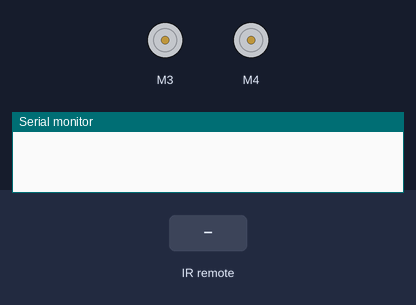
Recording of a sketch running on a simulated Arduino Uno, built with avr-gcc and run on an emulated ATmega328P. On the bench: 2 × DC motor (green arrow = forward, orange = backward, longer = faster), the last lines printed to the serial monitor. Inputs (shaded band) come from the test bench.

Above: at 1.2 s.
1.3 s: infrared code 0x4FF50AF received
At 2.6 s:
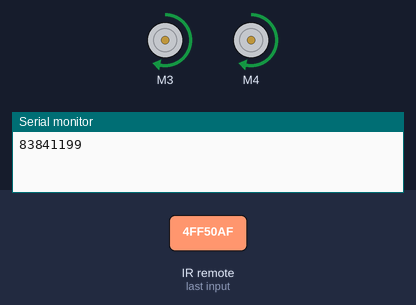
2.9 s: infrared code 0x4FFD02F received
At 4.2 s:
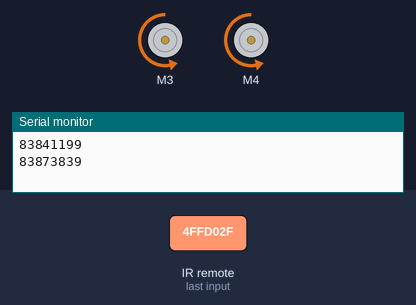
4.5 s: infrared code 0x4FFB04F received
At 5.5 s:
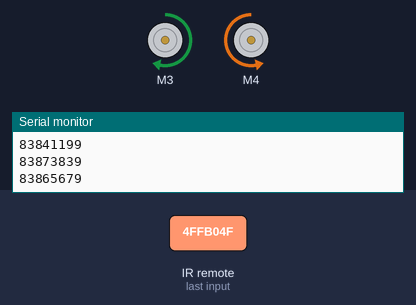
6.1 s: infrared code 0x4FF30CF received
At 6.9 s:
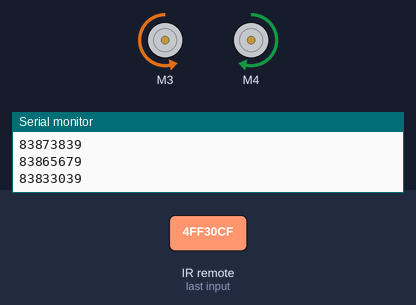
7.7 s: infrared code 0x4FF9867 received
At 8.2 s:
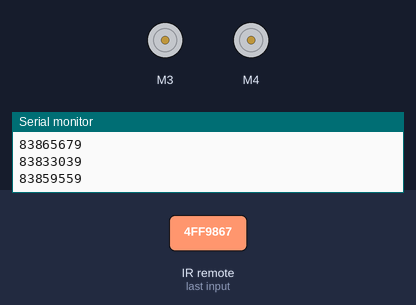
Timing chart, 0 to 10.3 s (numbered marks = the images above; inputs shaded):
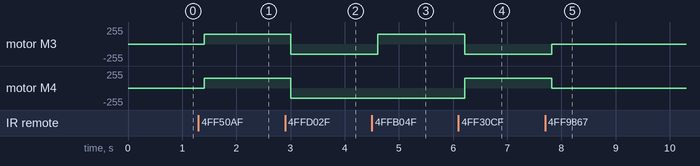

Measured:
- after the input at 1.3 s, motor M3, motor M4: stopped → forward 150/255 after 0.10 s
- after the input at 2.9 s, motor M3, motor M4: forward 150/255 → backward 150/255 after 0.11 s
- after the input at 4.5 s, motor M3: backward 150/255 → forward 150/255 after 0.11 s
- after the input at 6.1 s, motor M3: forward 150/255 → backward 150/255 after 0.11 s; motor M4: backward 150/255 → forward 150/255 after 0.11 s
- after the input at 7.7 s, motor M3: backward 150/255 → stopped after 0.12 s; motor M4: forward 150/255 → stopped after 0.12 s

The sketch:

IR_control_robot.ino
```cpp
/*IR remote control car with Arduino.
 */

#include <AFMotor.h>
#include <IRremote.h>

AF_DCMotor motor1(3);
AF_DCMotor motor2(4);

IRrecv IR(A0);
decode_results result;

int Speed = 150;

#define up 83841199
#define down 83873839
#define left 83865679
#define right 83833039
#define Stop 83859559

void setup() {
  Serial.begin(9600);
  motor1.setSpeed(Speed);
  motor2.setSpeed(Speed);
  IR.enableIRIn();
}

void loop() {
  if (IR.decode(&result)) {
    Serial.println(result.value);
    IR.resume();
  }
  delay(100);
  if (result.value == up ) {
    motor1.run(FORWARD);
    motor2.run(FORWARD);
  } else if (result.value == down ) {
    motor1.run(BACKWARD);
    motor2.run(BACKWARD);
  } else if (result.value == Stop) {
    motor1.run(RELEASE);
    motor2.run(RELEASE);
  } else if (result.value == left) {
    motor1.run(FORWARD);
    motor2.run(BACKWARD);
  } else if (result.value == right) {
    motor1.run(BACKWARD);
    motor2.run(FORWARD);
  }
}
```
